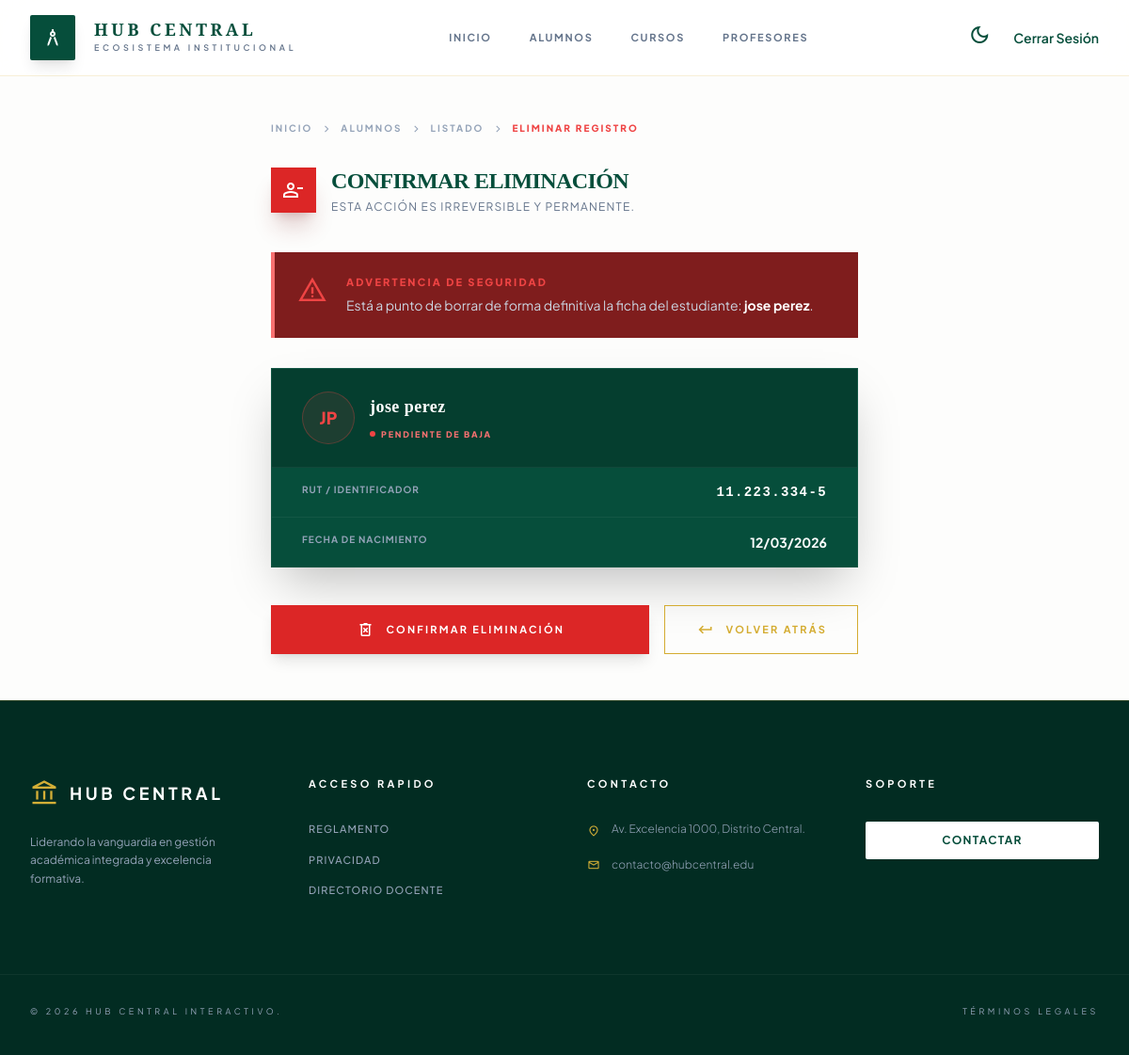
Page /alumno/11.223.334-5/eliminar/ (signed in) on the committed database.
### alumno/models.py (models this page shows, shortened)
class Alumno(models.Model):
    rut = models.CharField(max_length=12, primary_key=True, verbose_name="RUT")
    nombre = models.CharField(max_length=100, verbose_name="Nombre")
    apellido = models.CharField(max_length=100, verbose_name="Apellido")
    fecha_nacimiento = models.DateField(verbose_name="Fecha de Nacimiento")
    class Meta:
        verbose_name = "Alumno"
        verbose_name_plural = "Alumnos"
        ordering = ['apellido', 'nombre']

### alumno/views.py (the view, shortened to what this page needs)
# urls.py: path('<str:rut>/eliminar/', views.eliminar_alumno, name='eliminar_alumno'),
@login_required
def eliminar_alumno(request, rut):
    alumno = get_object_or_404(Alumno, rut=rut)
    contexto = {'alumno':alumno}
    return render(request, 'alumno/eliminar_alumno.html', contexto)

### alumno/templates/alumno/eliminar_alumno.html (shortened to what this page needs)
{% extends 'base.html' %}
{% block main %}
<div class="max-w-2xl mx-auto px-6 py-12">
    <nav class="flex items-center gap-2 text-[10px] font-bold text-slate-400 mb-8 uppercase tracking-[0.2em]">
        <a class="hover:text-primary transition-colors" href="{% url 'base' %}">Inicio</a>
        <span class="material-symbols-outlined text-[14px]">chevron_right</span>
        <a class="hover:text-primary transition-colors" href="{% url 'portalalumnos' %}">Alumnos</a>
        <span class="material-symbols-outlined text-[14px]">chevron_right</span>
        <a class="hover:text-primary transition-colors" href="{% url 'lista_alumnos' %}">Listado</a>
        <span class="material-symbols-outlined text-[14px]">chevron_right</span>
        <span class="text-red-500 font-black">Eliminar Registro</span>
    </nav>
    <div class="mb-10 flex items-center gap-4">
        <div class="size-12 bg-red-600 flex items-center justify-center text-white shadow-xl shadow-red-900/20">
            <span class="material-symbols-outlined">person_remove</span>
        </div>
        <div>
            <h1 class="text-2xl font-serif font-bold text-secondary dark:text-white uppercase tracking-tight">Confirmar Eliminación</h1>
            <p class="text-slate-500 dark:text-slate-400 text-xs uppercase tracking-widest mt-1">Esta acción es irreversible y permanente.</p>
        </div>
    </div>
    <div class="bg-red-900  border-l-4 border-red-400 p-6 flex items-start gap-5 mb-8 backdrop-blur-sm">
        <span class="material-symbols-outlined text-red-500 text-[32px] shrink-0">report_problem</span>
        <div>
            <p class="text-[11px] font-black text-red-500 uppercase tracking-[0.2em] mb-1">Advertencia de Seguridad</p>
            <p class="text-sm text-slate-300 leading-relaxed">
                Está a punto de borrar de forma definitiva la ficha del estudiante:
                <span class="text-white font-bold">{{ alumno.nombre }} {{ alumno.apellido }}</span>.
            </p>
        </div>
    </div>
    <div class="bg-secondary dark:bg-slate-900/50 border border-white/5 shadow-2xl overflow-hidden mb-10">
        <div class="px-8 py-6 border-b border-white/5 flex items-center gap-4 bg-black/20">
            <div class="size-14 rounded-full bg-red-500/10 border border-red-500/30 flex items-center justify-center shrink-0">
                <span class="text-red-500 text-lg font-black uppercase">
                    {{ alumno.nombre|first }}{{ alumno.apellido|first }}
                </span>
            </div>
            <div>
                <h2 class="text-lg font-serif font-bold text-white tracking-wide">
                    {{ alumno.nombre }} {{ alumno.apellido }}
                </h2>
                <span class="inline-flex items-center gap-1.5 text-[9px] font-black text-red-400 uppercase tracking-[0.2em]">
                    <span class="size-1.5 rounded-full bg-red-500 animate-ping"></span>
                    Pendiente de Baja
                </span>
            </div>
        </div>
        <div class="divide-y divide-white/5">
            <div class="px-8 py-4 flex justify-between group hover:bg-white/5 transition-colors">
                <span class="text-[10px] font-bold text-slate-400 uppercase tracking-widest">RUT / Identificador</span>
                <span class="text-sm font-mono font-bold text-white tracking-widest">{{ alumno.rut }}</span>
            </div>
            <div class="px-8 py-4 flex justify-between group hover:bg-white/5 transition-colors">
                <span class="text-[10px] font-bold text-slate-400 uppercase tracking-widest">Fecha de Nacimiento</span>
                <span class="text-sm font-bold text-white">{{ alumno.fecha_nacimiento|date:"d/m/Y" }}</span>
            </div>
        </div>
    </div>
    <form method="post">
        <div class="flex flex-col sm:flex-row gap-4">
            <button type="submit"
                    class="flex-1 flex items-center justify-center gap-3 bg-red-600 hover:bg-red-500 text-white font-bold py-4 px-6 uppercase tracking-[0.2em] text-[11px] transition-all shadow-lg active:scale-95">
                <span class="material-symbols-outlined text-[20px]">delete_forever</span>
                Confirmar Eliminación
            </button>
            <a href="{% url 'detalle_alumno' alumno.rut %}"
               class="flex items-center justify-center gap-3 bg-transparent hover:bg-white/5 text-[#d4ac31] text-[11px] font-bold uppercase tracking-[0.2em] py-3.5 px-8 transition-all border border-[#d4ac31]">
                <span class="material-symbols-outlined text-[20px]">keyboard_return</span>
                Volver Atrás
            </a>
        </div>
    </form>
</div>
{% endblock %}

### static/css/estilo.css (style rules this page uses)
:root { --emerald-deep: #064e3b; --emerald-rich: #065f46; --gold-primary: #d4af37; --gold-light: #f4e1a1; --background-base: #fdfdfc; --text-main: #1a2e2a; }

### alumno/templates/alumno/eliminar_alumno.html (style rules this page uses)
.font-serif { font-family: 'Playfair+Display', serif; }

### rows in the picture
Alumno: nombre "jose", apellido "perez", nombre|first "J", apellido|first "P", rut "11.223.334-5", fecha_nacimiento "12/03/2026"
